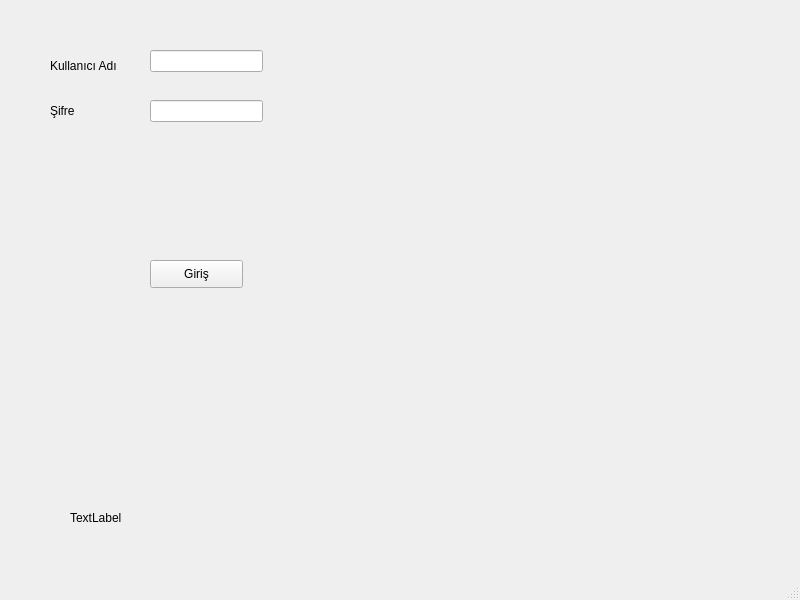
<?xml version="1.0" encoding="UTF-8"?>
<ui version="4.0">
 <class>Giris</class>
 <widget class="QMainWindow" name="Giris">
  <property name="geometry">
   <rect>
    <x>0</x>
    <y>0</y>
    <width>800</width>
    <height>600</height>
   </rect>
  </property>
  <property name="windowTitle">
   <string>MainWindow</string>
  </property>
  <widget class="QWidget" name="centralwidget">
   <widget class="QLabel" name="Kadi">
    <property name="geometry">
     <rect>
      <x>50</x>
      <y>50</y>
      <width>81</width>
      <height>31</height>
     </rect>
    </property>
    <property name="text">
     <string>Kullanıcı Adı</string>
    </property>
   </widget>
   <widget class="QLabel" name="pass">
    <property name="geometry">
     <rect>
      <x>50</x>
      <y>100</y>
      <width>55</width>
      <height>21</height>
     </rect>
    </property>
    <property name="text">
     <string>Şifre</string>
    </property>
   </widget>
   <widget class="QLineEdit" name="kadiline">
    <property name="geometry">
     <rect>
      <x>150</x>
      <y>50</y>
      <width>113</width>
      <height>22</height>
     </rect>
    </property>
   </widget>
   <widget class="QLineEdit" name="passline">
    <property name="geometry">
     <rect>
      <x>150</x>
      <y>100</y>
      <width>113</width>
      <height>22</height>
     </rect>
    </property>
    <property name="echoMode">
     <enum>QLineEdit::Password</enum>
    </property>
   </widget>
   <widget class="QPushButton" name="Btn1">
    <property name="geometry">
     <rect>
      <x>150</x>
      <y>260</y>
      <width>93</width>
      <height>28</height>
     </rect>
    </property>
    <property name="text">
     <string>Giriş</string>
    </property>
   </widget>
   <widget class="QLabel" name="pic">
    <property name="geometry">
     <rect>
      <x>320</x>
      <y>50</y>
      <width>451</width>
      <height>301</height>
     </rect>
    </property>
    <property name="text">
     <string/>
    </property>
    <property name="pixmap">
     <pixmap>../../Pictures/Ekran Görüntüleri/2022-10-21.png</pixmap>
    </property>
   </widget>
   <widget class="QLabel" name="label">
    <property name="geometry">
     <rect>
      <x>70</x>
      <y>510</y>
      <width>55</width>
      <height>16</height>
     </rect>
    </property>
    <property name="text">
     <string>TextLabel</string>
    </property>
   </widget>
  </widget>
  <widget class="QMenuBar" name="menubar">
   <property name="geometry">
    <rect>
     <x>0</x>
     <y>0</y>
     <width>800</width>
     <height>26</height>
    </rect>
   </property>
  </widget>
  <widget class="QStatusBar" name="statusbar"/>
 </widget>
 <resources/>
 <connections/>
</ui>
